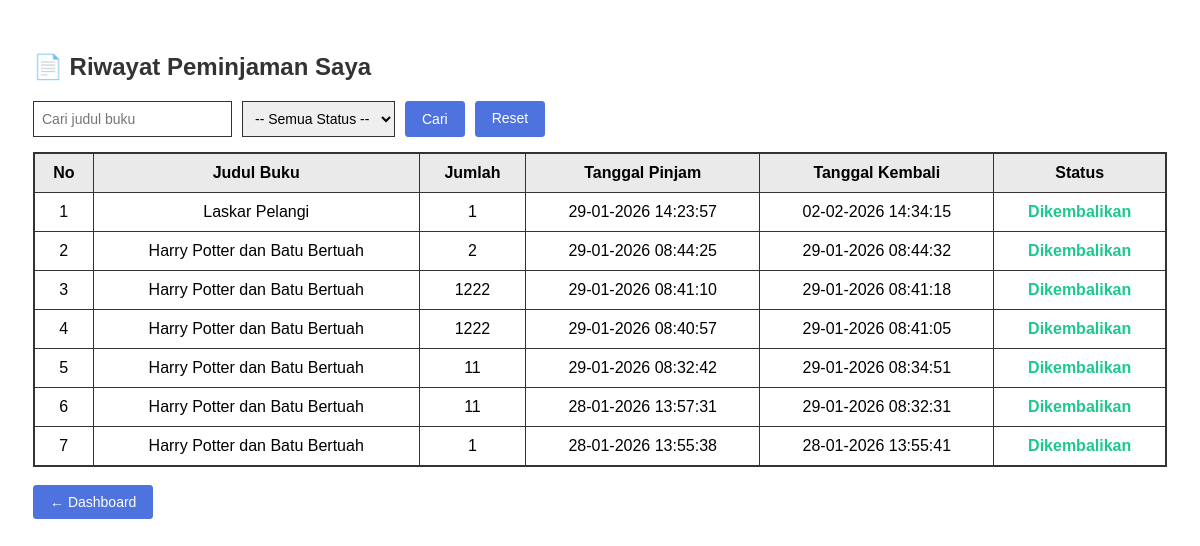
The app's page /user/riwayat.php (signed in) with its own data.
### tables this page shows
CREATE TABLE `detail_peminjaman` (
  `id_detail` int NOT NULL,
  `id_peminjaman` int NOT NULL,
  `id_buku` int NOT NULL,
  `jumlah` int NOT NULL
);

CREATE TABLE `buku` (
  `id_buku` int NOT NULL,
  `judul` varchar(150) NOT NULL,
  `penulis` varchar(100) NOT NULL,
  `tahun_terbit` int DEFAULT NULL,
  `kategori` varchar(50) DEFAULT NULL,
  `stok` int NOT NULL
);

CREATE TABLE `peminjaman` (
  `id_peminjaman` int NOT NULL,
  `id_siswa` int NOT NULL,
  `id_admin` int NOT NULL,
  `tanggal_pinjam` datetime NOT NULL,
  `tanggal_kembali` datetime DEFAULT NULL,
  `status` enum('dipinjam','dikembalikan') NOT NULL
);

### user/riwayat.php (the view, shortened to what this page needs)
<?php
include "../database/koneksi.php";
$id_siswa = $_SESSION['id_siswa'];
$sql = "
    SELECT
        p.id_peminjaman,
        p.tanggal_pinjam,
        p.tanggal_kembali,
        p.status,
        b.judul,
        d.jumlah
    FROM peminjaman p
    JOIN detail_peminjaman d ON p.id_peminjaman = d.id_peminjaman
    JOIN buku b ON d.id_buku = b.id_buku
    WHERE p.id_siswa = '$id_siswa'
";
$sql .= " ORDER BY p.id_peminjaman DESC";
$data = mysqli_query($koneksi, $sql);
?>
<!DOCTYPE html>
<html lang="id">
<head>
    <link rel="stylesheet" href="../assets/css/peminjaman.css">
</head>
<body>
<div class="container">
<h2>📄 Riwayat Peminjaman Saya</h2>
<form method="get" class="filter-box">
    <input type="text" name="judul" placeholder="Cari judul buku"
           value="<?= isset($_GET['judul']) ? htmlspecialchars($_GET['judul']) : '' ?>">
    <select name="status">
        <option value="">-- Semua Status --</option>
    </select>
    <button type="submit" class="btn">Cari</button>
    <a href="riwayat.php" class="btn btn-danger">Reset</a>
</form>
<table class="table">
<tr>
    <th>No</th>
    <th>Judul Buku</th>
    <th>Jumlah</th>
    <th>Tanggal Pinjam</th>
    <th>Tanggal Kembali</th>
    <th>Status</th>
</tr>
<?php $no=1; while($row=mysqli_fetch_assoc($data)): ?>
<tr>
    <td><?= $no++ ?></td>
    <td><?= $row['judul'] ?></td>
    <td><?= $row['jumlah'] ?></td>
    <td><?= date('d-m-Y H:i:s', strtotime($row['tanggal_pinjam'])) ?></td>
    <td>
        <?= $row['tanggal_kembali']
            ? date('d-m-Y H:i:s', strtotime($row['tanggal_kembali']))
            : '-' ?>
    </td>
    <td>
        <?php if ($row['status']=='dipinjam'): ?>
            <span class="status-dipinjam">Dipinjam</span>
        <?php else: ?>
            <span class="status-kembali">Dikembalikan</span>
        <?php endif; ?>
    </td>
</tr>
<?php endwhile; ?>
</table>
<br>
<a href="dashboard.php" class="btn">← Dashboard</a>
</div>
</body>
</html>

### assets/css/peminjaman.css (style rules this page uses)
* { box-sizing: border-box; font-family: Arial, Helvetica, sans-serif; }
.container { padding: 25px; }
h2 { margin-bottom: 20px; color: #333; }
.btn { display: inline-block; padding: 8px 16px; background: #4e73df; color: #fff; text-decoration: none; border: 1px solid #4e73df; border-radius: 3px; font-size: 14px; }
.table { width: 100%; border-collapse: collapse; background: #fff; border: 2px solid #333; }
.table th, .table td { border: 1px solid #333; padding: 10px; text-align: center; }
.table th { background: #eaeaea; }
.status-kembali { color: #1cc88a; font-weight: bold; }
.filter-box { margin: 15px 0; display: flex; gap: 10px; flex-wrap: wrap; }
.filter-box input, .filter-box select { padding: 8px; border: 1px solid #333; font-size: 14px; }

### records on screen
detail_peminjaman: id_buku.judul "Laskar Pelangi", jumlah "1", id_peminjaman.tanggal_pinjam "29-01-2026 14:23:57", id_peminjaman.tanggal_kembali "02-02-2026 14:34:15"
detail_peminjaman: id_buku.judul "Harry Potter dan Batu Bertuah", jumlah "2", id_peminjaman.tanggal_pinjam "29-01-2026 08:44:25", id_peminjaman.tanggal_kembali "29-01-2026 08:44:32"
detail_peminjaman: id_buku.judul "Harry Potter dan Batu Bertuah", jumlah "1222", id_peminjaman.tanggal_pinjam "29-01-2026 08:41:10", id_peminjaman.tanggal_kembali "29-01-2026 08:41:18"
detail_peminjaman: id_buku.judul "Harry Potter dan Batu Bertuah", jumlah "1222", id_peminjaman.tanggal_pinjam "29-01-2026 08:40:57", id_peminjaman.tanggal_kembali "29-01-2026 08:41:05"
detail_peminjaman: id_buku.judul "Harry Potter dan Batu Bertuah", jumlah "11", id_peminjaman.tanggal_pinjam "29-01-2026 08:32:42", id_peminjaman.tanggal_kembali "29-01-2026 08:34:51"
detail_peminjaman: id_buku.judul "Harry Potter dan Batu Bertuah", jumlah "11", id_peminjaman.tanggal_pinjam "28-01-2026 13:57:31", id_peminjaman.tanggal_kembali "29-01-2026 08:32:31"
detail_peminjaman: id_buku.judul "Harry Potter dan Batu Bertuah", jumlah "1", id_peminjaman.tanggal_pinjam "28-01-2026 13:55:38", id_peminjaman.tanggal_kembali "28-01-2026 13:55:41"
